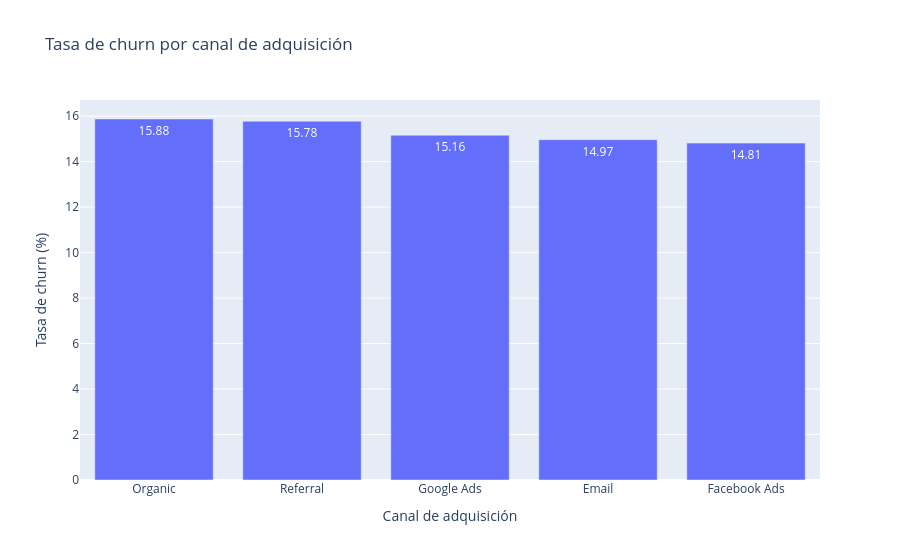

Here is the notebook cell this chart was saved with:
### Markdown cell above
### 20.4 ¿Cómo varía la tasa de churn por canal de adquisición?

Para comparar correctamente los canales se calcula la cantidad total de clientes, la cantidad de clientes churn y la tasa de churn de cada grupo.

### Code cell
tabla_canal = (
    df_eda
    .groupby(
        "acquisition_channel",
        as_index=False
    )["churn"]
    .agg(
        total_customers="size",
        churn_customers="sum",
        churn_rate="mean"
    )
)

tabla_canal["churn_rate_pct"] = (
    tabla_canal["churn_rate"] * 100
)

tabla_canal = tabla_canal.sort_values(
    "churn_rate_pct",
    ascending=False
)

display(
    tabla_canal[
        [
            "acquisition_channel",
            "total_customers",
            "churn_customers",
            "churn_rate_pct"
        ]
    ]
)

fig_canal = px.bar(
    tabla_canal,
    x="acquisition_channel",
    y="churn_rate_pct",
    text_auto=".2f",
    custom_data=[
        "total_customers",
        "churn_customers"
    ],
    labels={
        "acquisition_channel": "Canal de adquisición",
        "churn_rate_pct": "Tasa de churn (%)"
    },
    title="Tasa de churn por canal de adquisición"
)

fig_canal.update_traces(
    hovertemplate=(
        "<b>%{x}</b><br>"
        "Tasa de churn: %{y:.2f}%<br>"
        "Clientes: %{customdata[0]}<br>"
        "Clientes churn: %{customdata[1]}"
        "<extra></extra>"
    )
)

fig_canal.show()

### Figure 1 — Plotly figure (JSON) as saved in the notebook; plotly's stock layout.template omitted (floating-point values rounded to 4 significant figures)
{"data": [{"customdata": [[3055, 485], [2941, 464], [3047, 462], [2933, 439], [3024, 448]], "hovertemplate": "<b>%{x}</b><br>Tasa de churn: %{y:.2f}%<br>Clientes: %{customdata[0]}<br>Clientes churn: %{customdata[1]}<extra></extra>", "legendgroup": "", "marker": {"color": "#636efa", "pattern": {"shape": ""}}, "name": "", "orientation": "v", "showlegend": false, "textposition": "auto", "texttemplate": "%{y:.2f}", "type": "bar", "x": ["Organic", "Referral", "Google Ads", "Email", "Facebook Ads"], "xaxis": "x", "y": [15.88, 15.78, 15.16, 14.97, 14.81], "yaxis": "y"}], "layout": {"barmode": "relative", "legend": {"tracegroupgap": 0}, "title": {"text": "Tasa de churn por canal de adquisición"}, "xaxis": {"anchor": "y", "domain": [0.0, 1.0], "title": {"text": "Canal de adquisición"}}, "yaxis": {"anchor": "x", "domain": [0.0, 1.0], "title": {"text": "Tasa de churn (%)"}}}}
